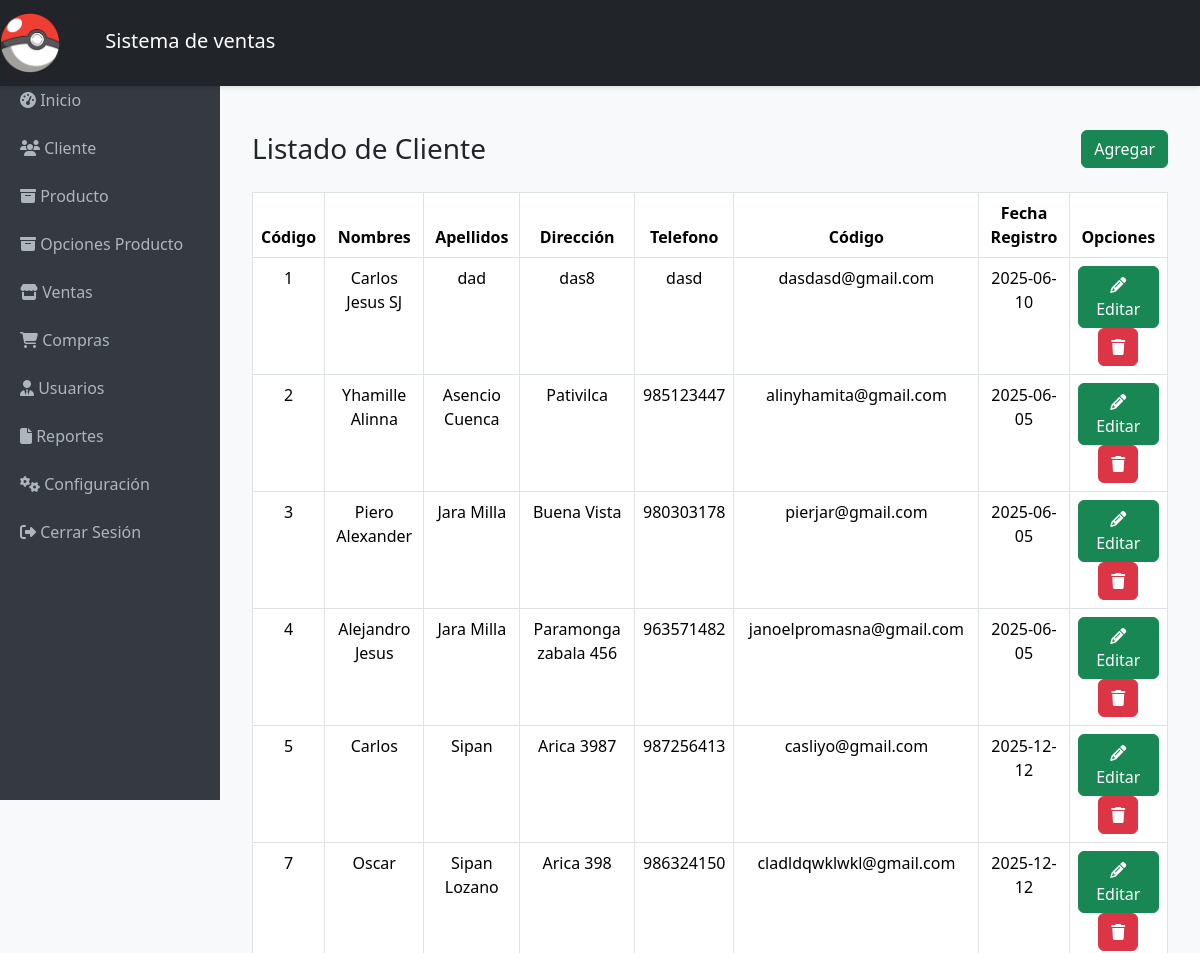
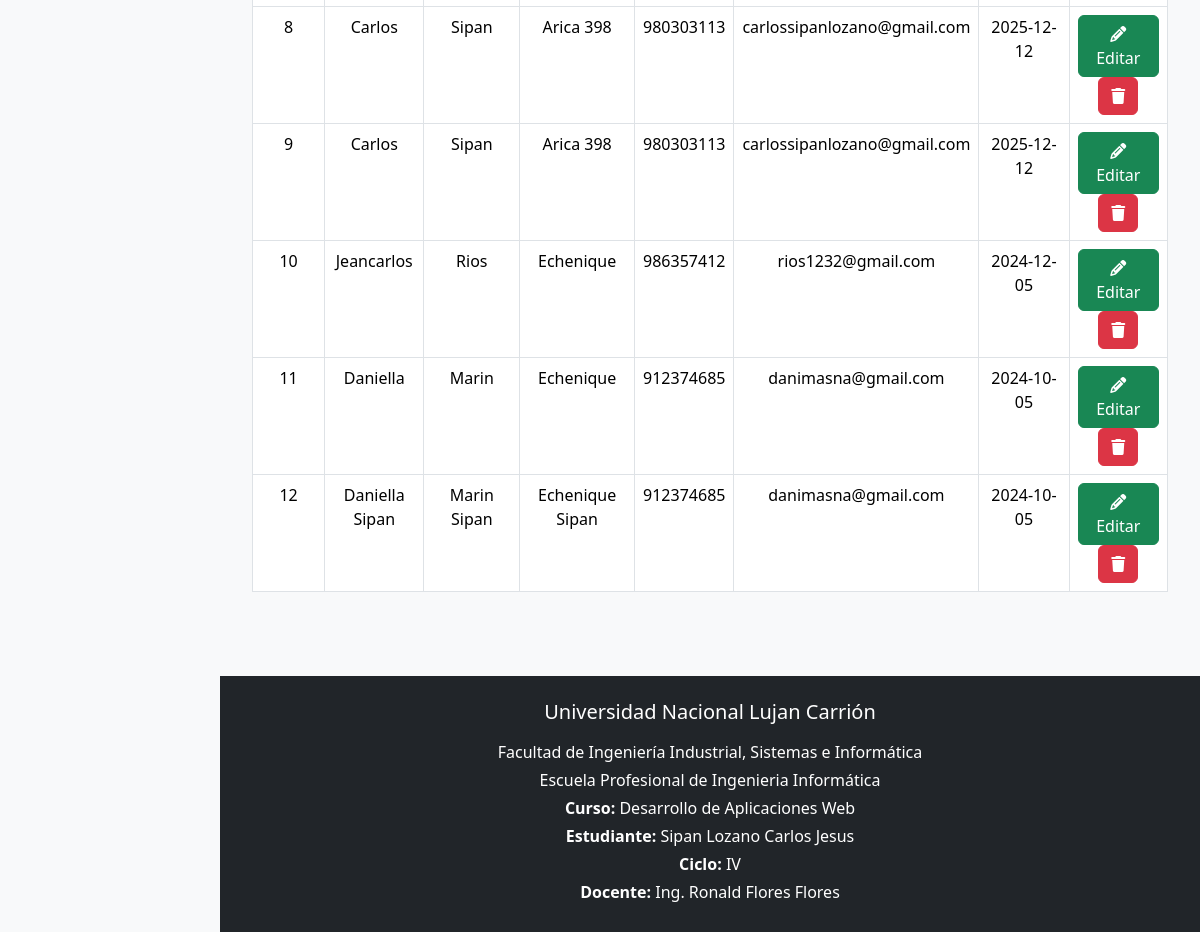
The app's page /cliente.php with its own data (2 pictures, top to bottom).
### tables this page shows
CREATE TABLE `tb_cliente` (
  `client_id` int NOT NULL,
  `client_nombres` varchar(30) NOT NULL,
  `client_apellidos` varchar(30) NOT NULL,
  `client_direccion` varchar(30) NOT NULL,
  `client_telefono` varchar(50) NOT NULL,
  `client_correo` varchar(60) NOT NULL,
  `fecha_registro` date NOT NULL
);

### cliente.php (the view, shortened to what this page needs)
<?php
include_once './conexion/cone.php';
$sql = "select * from tb_cliente";
$result = mysqli_query($con, $sql);
?>
<!DOCTYPE html>
<html lang="es">
<?php
include_once './includes/head.php'
?>
<body>
    <?php include_once './includes/header.php' ?>
    <br>
    <div class="content">
        <div class="container-fluid text-center mt-6">
            <div class="d-flex justify-content-between align-items-center" style="padding-top: 30px; ;">
                <h3 class="mb-0">Listado de Cliente</h3>
                <a href="cliente_add.php" class="btn btn-success">Agregar</a>
            </div>
            <br>
            <table class="table table-bordered table-hover text-center">
                <thead>
                    <th style="text-align: center;">Código</th>
                    <th style="text-align: center;">Nombres</th>
                    <th style="text-align: center;">Apellidos</th>
                    <th style="text-align: center;">Dirección</th>
                    <th style="text-align: center;">Telefono</th>
                    <th style="text-align: center;">Código</th>
                    <th style="text-align: center;">Fecha Registro</th>
                    <th style="text-align: center;">Opciones</th>
                </thead>
                <tbody>
                    <?php
                    while ($row = mysqli_fetch_array($result)) {
                    ?>
                        <tr>
                            <td><?php echo $row["client_id"] ?></td>
                            <td><?php echo $row["client_nombres"] ?></td>
                            <td><?php echo $row["client_apellidos"] ?></td>
                            <td><?php echo $row["client_direccion"] ?></td>
                            <td><?php echo $row["client_telefono"] ?></td>
                            <td><?php echo $row["client_correo"] ?></td>
                            <td><?php echo $row["fecha_registro"] ?></td>
                            <td>
                                <a href="cliente_actu.php?id=<?php echo $row['client_id']; ?>" class="btn btn-success">
                                    <i class="fa fa-pencil"></i> Editar
                                </a>
                                <a class="btn btn-danger"><i class="fa fa-trash"></i></a>
                            </td>
                        </tr>
                    <?php
                    }
                    ?>
                </tbody>
            </table>
        </div>
    </div>
    <?php include_once './includes/footer.php' ?>
</body>
</html>

### css/estilos_admin.css (style rules this page uses)
body { font-family: 'Segoe UI', sans-serif; background-color: #f8f9fa; padding-top: 56px; }
.content { margin-left: 220px; padding: 20px; }

### records on screen
tb_cliente: client_id "1", client_nombres "Carlos Jesus SJ", client_apellidos "dad", client_direccion "das8", client_telefono "dasd", client_correo "dasdasd@gmail.com", fecha_registro "2025-06-10"
tb_cliente: client_id "2", client_nombres "Yhamille Alinna", client_apellidos "Asencio Cuenca", client_direccion "Pativilca", client_telefono "985123447", client_correo "alinyhamita@gmail.com", fecha_registro "2025-06-05"
tb_cliente: client_id "3", client_nombres "Piero Alexander", client_apellidos "Jara Milla", client_direccion "Buena Vista", client_telefono "980303178", client_correo "pierjar@gmail.com", fecha_registro "2025-06-05"
tb_cliente: client_id "4", client_nombres "Alejandro Jesus", client_apellidos "Jara Milla", client_direccion "Paramonga zabala 456", client_telefono "963571482", client_correo "janoelpromasna@gmail.com", fecha_registro "2025-06-05"
tb_cliente: client_id "5", client_nombres "Carlos", client_apellidos "Sipan", client_direccion "Arica 3987", client_telefono "987256413", client_correo "casliyo@gmail.com", fecha_registro "2025-12-12"
tb_cliente: client_id "7", client_nombres "Oscar", client_apellidos "Sipan Lozano", client_direccion "Arica 398", client_telefono "986324150", client_correo "cladldqwklwkl@gmail.com", fecha_registro "2025-12-12"
tb_cliente: client_id "8", client_nombres "Carlos", client_apellidos "Sipan", client_direccion "Arica 398", client_telefono "980303113", client_correo "carlossipanlozano@gmail.com", fecha_registro "2025-12-12"
tb_cliente: client_id "9", client_nombres "Carlos", client_apellidos "Sipan", client_direccion "Arica 398", client_telefono "980303113", client_correo "carlossipanlozano@gmail.com", fecha_registro "2025-12-12"
tb_cliente: client_id "10", client_nombres "Jeancarlos", client_apellidos "Rios", client_direccion "Echenique", client_telefono "986357412", client_correo "rios1232@gmail.com", fecha_registro "2024-12-05"
tb_cliente: client_id "11", client_nombres "Daniella", client_apellidos "Marin", client_direccion "Echenique", client_telefono "912374685", client_correo "danimasna@gmail.com", fecha_registro "2024-10-05"
tb_cliente: client_id "12", client_nombres "Daniella Sipan", client_apellidos "Marin Sipan", client_direccion "Echenique Sipan", client_telefono "912374685", client_correo "danimasna@gmail.com", fecha_registro "2024-10-05"
